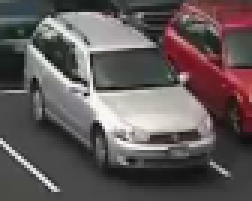
#> input picture data/reference footage/images/canny_before/canny_carInFocus_manyCars_before.png, 84 x 67 px, found by its file name (shown 3 times larger)
$ python Canny.py
#> lines starting #> are read from the running program, lines starting #| are printed output that depends on the picture; after the words box and inside, x2 and y2 are one past the last pixel; in counts of white or black regions, pixels touching at a corner belong together
import numpy as np
import cv2
import time
import classes.system_utilities.image_utilities.ImageUtilities as IU
from classes.camera.Camera import Camera

def callback(x):
    print(x)

def ApplyCanny(img):
    canny = cv2.Canny(img, 100, 255)
    return canny


def main():
	#cam_parking = Camera(rtsp_link="..\\data\\reference footage\\images\\canny_before\\canny_carInFocus_manyCars_before.png", camera_id=0)

	start_time = time.time()
	seconds_before_display = 1  # displays the frame rate every 1 second
	counter = 0

	cv2.namedWindow('image')  # make a window with name 'image'
	cv2.createTrackbar('L', 'image', 0, 1000, callback)  # lower threshold trackbar for window 'image
	cv2.createTrackbar('U', 'image', 0, 1000, callback)  # upper threshold trackbar for window 'image

	img = cv2.imread("..\\data\\reference footage\\images\\canny_before\\canny_carInFocus_manyCars_before.png")
#> img is the input picture: shape (67, 84, 3); mean B, G, R 89.6, 89.6, 98.2
	while True:
		l = cv2.getTrackbarPos('L', 'image')
		u = cv2.getTrackbarPos('U', 'image')


		# The standard stuff: image reading, grayscale conversion, inverting, morphology & edge detection
		gray = cv2.cvtColor(img, cv2.COLOR_BGR2GRAY)
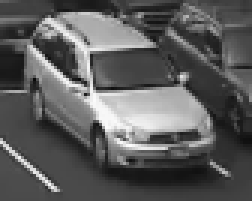
#> gray: shape (67, 84) (shown 3 times larger); min 10, max 253, mean 92.2
		gray = cv2.bitwise_not(gray)
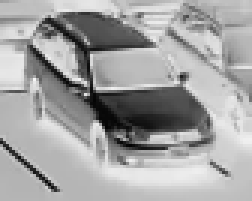
#> gray: shape (67, 84) (shown 3 times larger); min 2, max 245, mean 162.8
		sqKernel = cv2.getStructuringElement(cv2.MORPH_RECT, (3, 3))
		gray = cv2.morphologyEx(gray, cv2.MORPH_CLOSE, sqKernel)
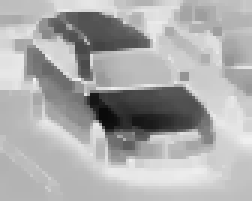
#> gray: shape (67, 84) (shown 3 times larger); min 10, max 245, mean 171.8
		thresh = cv2.threshold(gray, 0, 255, cv2.THRESH_BINARY | cv2.THRESH_OTSU)[1]
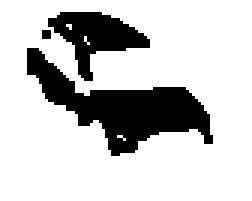
#> thresh: shape (67, 84) (shown 3 times larger); 78.5% white; 3 black regions (1 under 20 px), largest, box (x1, y1, x2, y2) and area: (9, 16, 71, 52) 845, (16, 4, 50, 27) 354
		edges = cv2.Canny(thresh, 50, 200)
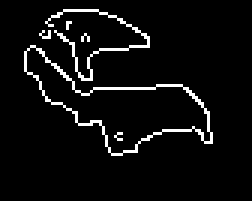
#> edges: shape (67, 84) (shown 3 times larger); 5.2% white in thin lines or dots, all inside (x1, y1, x2, y2) = (8, 3, 71, 52)

		# Finding and sorting contours based on contour area
		cnts = cv2.findContours(edges, cv2.RETR_EXTERNAL, cv2.CHAIN_APPROX_SIMPLE)
#> cnts = 5 contours, 4 with area under 20; largest, box (x1, y1, x2, y2) and area: (8, 15, 71, 52) 862
		cnts = cnts[0] if len(cnts) == 2 else cnts[1]
		cnts = sorted(cnts, key=cv2.contourArea, reverse=True)[:5]

		# Filling the contours with black color
		for c in cnts:
			cv2.drawContours(img, [c], -1, (0, 0, 0), -1)
#> this loop made 5 passes
#> c on pass 4: [[22, 7], [22, 9], [22, 8], [23, 7]]
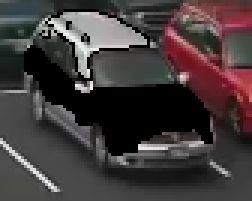
#> img: shape (67, 84, 3) (shown 3 times larger); 18.71% of pixels changed, all inside (x1, y1, x2, y2) = (8, 3, 71, 52)

		cv2.imshow('canny_img', img)

		#cv2.waitKey(0)

		counter += 1
		if (time.time() - start_time) > seconds_before_display:
			print("FPS: ", counter / (time.time() - start_time))
			counter = 0
			start_time = time.time()

		if cv2.waitKey(1) & 0xFF == ord('q'):
#> (key q is pressed here)
			cv2.destroyAllWindows()
			break


if __name__ == "__main__":
    main()
